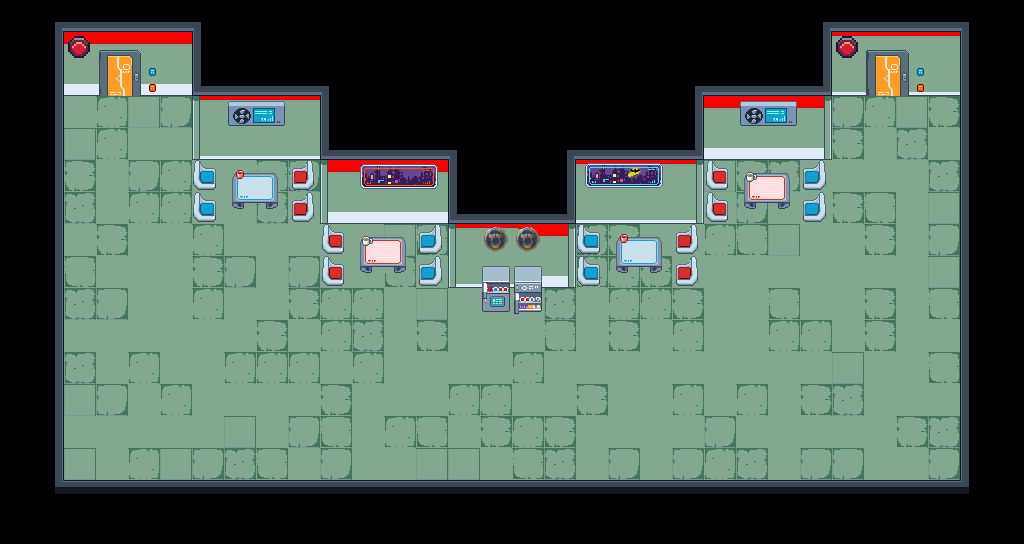

This is a level from a 2D game, rendered from its Tiled map with the project's own tilesets. A one-line summary and the map file follow, with tile-layer data summarised:
An orthogonal 32x17 tile map with 32x32 px tiles, 6 tile layers (suelo, paredes, decoracion, decoracion2, ...), 5 tilesets and 35 objects.

<map version="1.10" tiledversion="1.11.2" orientation="orthogonal" renderorder="right-down" width="32" height="17" tilewidth="32" tileheight="32" infinite="0" nextlayerid="28" nextobjectid="122">
 <tileset firstgid="1" source="../pixel_cyberpunk_interior_free_1.0.1/pixel-cyberpunk-interior.tsx" />
 <tileset firstgid="232" source="../tiles_laboratory_LandOfPixels/tilesStuff.tsx" />
 <tileset firstgid="824" source="../referencias/referencias_2.tsx" />
 <tileset firstgid="1055" source="../Fondo_Hub/pixel-cyberpunk-modified_1.tsx" />
 <tileset firstgid="1286" source="../referencias/referencias_1.tsx" />
 <layer id="21" name="suelo" width="32" height="17">
  <data>[544 cells, 292 non-empty, 10 distinct tile ids]</data>
 </layer>
 <layer id="22" name="paredes" width="32" height="17">
  <data>[544 cells, 56 non-empty, 6 distinct tile ids]</data>
 </layer>
 <layer id="24" name="decoracion" width="32" height="17">
  <data>[544 cells, 165 non-empty, 44 distinct tile ids]</data>
 </layer>
 <layer id="26" name="decoracion2" width="32" height="17">
  <data>[544 cells, 9 non-empty, 7 distinct tile ids]</data>
 </layer>
 <layer id="25" name="puerta_abierta" width="32" height="17">
  <data>[544 cells, 5 non-empty, 5 distinct tile ids]</data>
 </layer>
 <layer id="23" name="puerta_cerrada" width="32" height="17">
  <data>[544 cells, 5 non-empty, 5 distinct tile ids]</data>
 </layer>
 <objectgroup id="27" name="spawn_enemies" visible="0">
  <object id="94" x="786.373" y="247.062">
   <point />
  </object>
  <object id="95" x="501.195" y="329.616">
   <point />
  </object>
  <object id="96" x="670.662" y="306.188">
   <point />
  </object>
  <object id="97" x="552.097" y="313.595">
   <point />
  </object>
  <object id="98" x="597.743" y="306.616">
   <point />
  </object>
  <object id="99" x="503.33" y="303.686">
   <point />
  </object>
  <object id="100" x="387.37" y="328.754">
   <point />
  </object>
  <object id="101" x="410.201" y="312.577">
   <point />
  </object>
  <object id="102" x="705.087" y="309.661">
   <point />
  </object>
  <object id="103" x="706.09" y="269.791">
   <point />
  </object>
  <object id="104" x="746.237" y="245.578">
   <point />
  </object>
  <object id="105" x="461.872" y="326.923">
   <point />
  </object>
  <object id="108" x="802.502" y="242.371">
   <point />
  </object>
  <object id="109" x="718.389" y="243.617">
   <point />
  </object>
  <object id="110" x="635.522" y="298.446">
   <point />
  </object>
 </objectgroup>
 <objectgroup id="6" name="spawn_point">
  <object id="1" x="115.899" y="119.094">
   <point />
  </object>
 </objectgroup>
 <objectgroup id="7" name="hitbox_fondo">
  <object id="87" x="53.097" y="23.8692" width="818.084" height="71.3333" />
  <object id="88" x="959.942" y="22" width="47.576" height="466.486" />
  <object id="89" x="52.7693" y="479.557" width="912.941" height="28" />
  <object id="111" x="191.28" y="94.7052" width="641.129" height="63.5522" />
  <object id="112" x="320.876" y="158.88" width="378.821" height="62.9291" />
  <object id="113" x="449.85" y="223.056" width="123.366" height="64.1752" />
  <object id="114" x="477.887" y="285.985" width="68.5367" height="28.6608" />
  <object id="115" x="231.155" y="173.834" width="47.9757" height="34.2683" />
  <object id="116" x="358.571" y="237.698" width="47.9757" height="34.2683" />
  <object id="117" x="616.518" y="238.321" width="47.9757" height="34.2683" />
  <object id="118" x="744.246" y="174.768" width="47.9757" height="34.2683" />
  <object id="119" x="14.3304" y="82.8671" width="50.4679" height="428.666" />
  <object id="120" x="822.44" y="23.0532" width="145.173" height="32.3991" />
  <object id="121" x="902.815" y="52.9601" width="71.0289" height="40.4989" />
 </objectgroup>
 <objectgroup id="8" name="puerta">
  <object id="84" x="887.718" y="78.5359">
   <point />
  </object>
 </objectgroup>
 <objectgroup id="10" name="spawn_cofre">
  <object id="35" x="670.099" y="314.672">
   <point />
  </object>
  <object id="44" x="609.32" y="307.868">
   <point />
  </object>
  <object id="92" x="803.325" y="291.739">
   <point />
  </object>
  <object id="93" x="736.477" y="240.555">
   <point />
  </object>
 </objectgroup>
</map>
